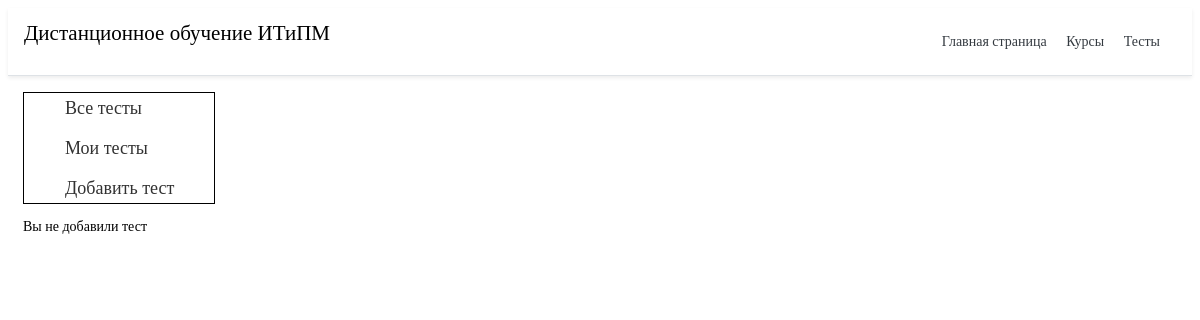
/test/, run on an earlier commit of the app's database.
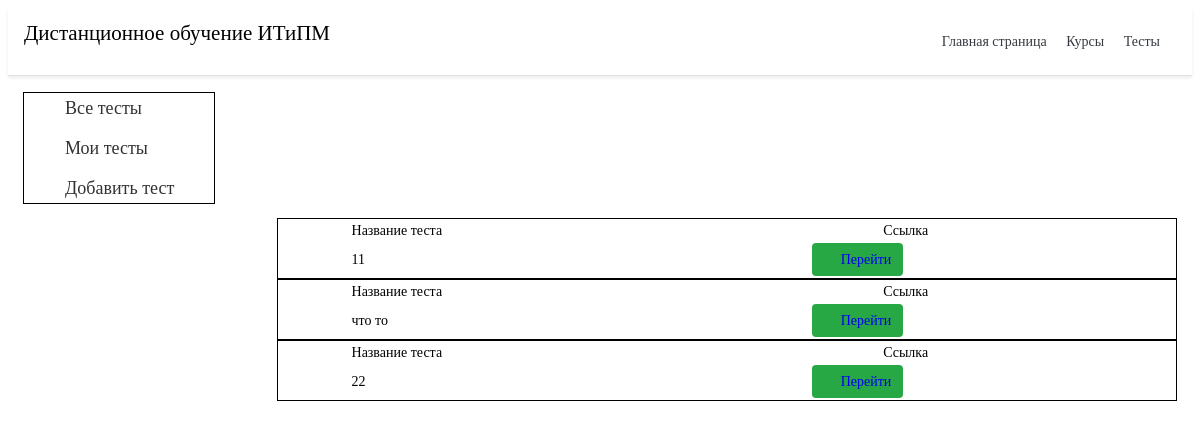
And on a later commit of the database.
### testing/models.py (models this page shows, shortened)
class TestTable(models.Model):
    id_topic = models.ForeignKey(TopicTable, on_delete=models.CASCADE)
    test_name = models.CharField('Название теста', max_length=50)
    time = models.TimeField('Время прохождение')
    class Meta:
        verbose_name = 'Тест'
        verbose_name_plural = 'Тесты'

### testing/views.py (the view)
# urls.py: path('', views.test_home, name='test_home'),
def test_home(request):
    ku = TestTable.objects.order_by('id')
    return render(request, 'testing/test_home.html', {'ku': ku})

### testing/templates/testing/test_home.html (shortened to what this page needs)
{% extends 'main/base.html' %}
{% block content %}
<div>
	<ul class="menu">
		<li><a href="{% url 'test_home' %}">Все тесты</a></li>
		<li><a href="#">Мои тесты</a></li>
		<li><a href="{% url 'addtest' %}">Добавить тест</a></li>
	</ul>
</div>
{% if ku %}
{% for el in ku %}
<table class="iksweb">
			<tbody>
				<tr>
					<td class="table_na">Название теста</td>
					<td class="table_na">Ссылка</td>
				</tr>
				<tr>
					<td class="table_na">{{ el.test_name }}</td>
					<td class="btn btn-success"><a href="{% url 'test_dateil' el.id %}">Перейти</a>
						</button></td>
				</tr>
			</tbody>
		</table>
{%endfor%}
{% else %}
<p>Вы не добавили тест</p>
{%endif%}
{% endblock %}

What changed in the data, as far as the page shows it:
added TestTable: test_name "11"
added TestTable: test_name "что то"
added TestTable: test_name "22"
Also different on the page:
text no longer shown: "Вы не добавили тест"
